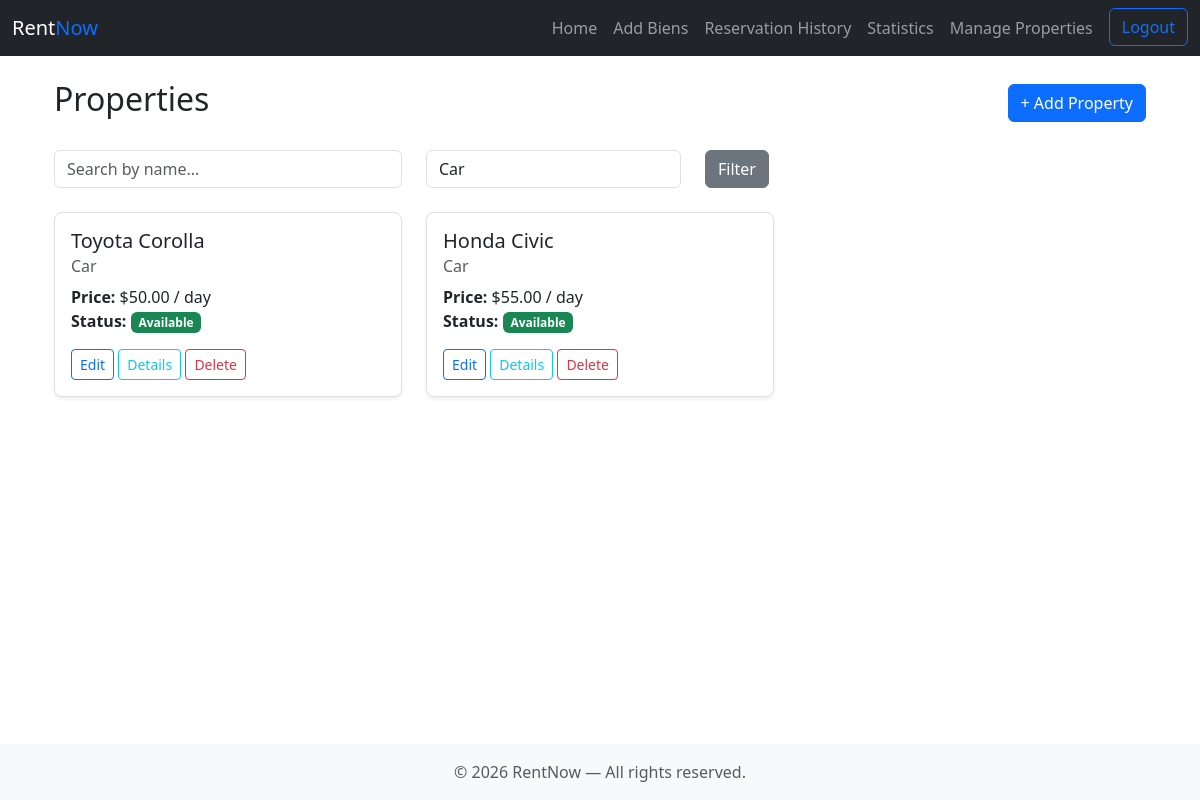
/biens/index.php?type=car (signed in), run on the app's committed database.
### tables this page shows
CREATE TABLE `biens` (
  `id` int(11) NOT NULL,
  `type` varchar(255) NOT NULL,
  `name` varchar(255) NOT NULL,
  `price_per_day` decimal(10,2) NOT NULL,
  `status` varchar(255) NOT NULL DEFAULT 'available'
);

### biens/index.php (the view, shortened to what this page needs)
<?php
include "../partials/header.php";
$type_filter = $_GET['type'] ?? '';
$search_term = $_GET['search'] ?? '';
$sql = "SELECT * FROM biens WHERE 1=1";
$params = [];
if ($type_filter) {
    $sql .= " AND type = ?";
    $params[] = $type_filter;
}
$stmt = $pdo->prepare($sql);
$stmt->execute($params);
$biens = $stmt->fetchAll();
?>
<div class="container">
    <div class="d-flex justify-content-between align-items-center mb-4">
        <h2>Properties</h2>
        <a href="<?= BASE_URL ?>biens/create.php" class="btn btn-primary">+ Add Property</a>
    </div>
    <form method="get" class="mb-4">
        <div class="row">
            <div class="col-md-4">
                <input type="text" name="search" class="form-control" placeholder="Search by name..." value="<?= htmlspecialchars($search_term) ?>">
            </div>
            <div class="col-md-3">
                <select name="type" class="form-control">
                    <option value="car" <?= $type_filter === 'car' ? 'selected' : '' ?>>Car</option>
                </select>
            </div>
            <div class="col-md-2">
                <button type="submit" class="btn btn-secondary">Filter</button>
            </div>
        </div>
    </form>
    <div class="row">
        <?php foreach ($biens as $b): ?>
            <div class="col-md-4 mb-4">
                <div class="card">
                    <div class="card-body">
                        <h5 class="card-title"><?= htmlspecialchars($b['name']) ?></h5>
                        <h6 class="card-subtitle mb-2 text-muted"><?= ucfirst($b['type']) ?></h6>
                        <p class="card-text">
                            <strong>Price:</strong> $<?= htmlspecialchars($b['price_per_day']) ?> / day<br>
                            <strong>Status:</strong> <span class="badge bg-<?= $b['status'] === 'available' ? 'success' : 'warning' ?>"><?= ucfirst($b['status']) ?></span>
                        </p>
                        <a href="<?= BASE_URL ?>biens/edit.php?id=<?= $b['id'] ?>" class="btn btn-sm btn-outline-primary">Edit</a>
                        <a href="<?= BASE_URL ?>biens/details.php?id=<?= $b['id'] ?>" class="btn btn-sm btn-outline-info">Details</a>
                        <a href="<?= BASE_URL ?>biens/delete.php?id=<?= $b['id'] ?>" class="btn btn-sm btn-outline-danger" onclick="return confirm('Are you sure you want to delete this property?')">Delete</a>
                    </div>
                </div>
            </div>
        <?php endforeach; ?>
    </div>
</div>
<?php include "../partials/footer.php"; ?>

### assets/css/style.css (style rules this page uses)
body { display: flex; flex-direction: column; min-height: 100vh; }
.card { border: 1px solid #dee2e6; border-radius: 0.5rem; box-shadow: 0 0.125rem 0.25rem rgba(0, 0, 0, 0.075); }

### data on the page
biens: name "Toyota Corolla", type "Car", price_per_day "50.00", status "Available"
biens: name "Honda Civic", type "Car", price_per_day "55.00", status "Available"
